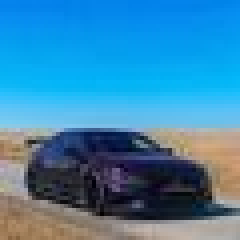
#> input picture Carritos/imagenes_pinterest/Volkswagen Jetta/02cc376505363b460d1b713b0d2cb4ec.jpg, 60 x 60 px, found by its file name (shown 4 times larger); its folder holds only this picture in this run
$ python normalizarImagenes.py
#> lines starting #> are read from the running program, lines starting #| are printed output that depends on the picture
import os
from skimage.io import imread, imsave
from skimage.transform import resize
import numpy as np

def normalize_images(input_folder, output_folder, target_size=(128, 128)):
#> called with target_size = (128, 128)
    if not os.path.exists(output_folder):
        os.makedirs(output_folder)

    # Recorrer las imágenes en la carpeta de entrada
    for filename in os.listdir(input_folder):
        if filename.lower().endswith(('.jpg', '.jpeg', '.png', '.bmp', '.tiff')):
            input_path = os.path.join(input_folder, filename)
            output_path = os.path.join(output_folder, filename)

            try:
                image = imread(input_path)
#> image is the input picture: shape (60, 60, 3); mean R, G, B 60.2, 132.9, 173.7

                if image.ndim < 2:
                    print(f"Imagen no válida (menos de 2D): {filename}")
                    continue

                image_resized = resize(
                    image,
                    target_size,
                    anti_aliasing=True,
                    preserve_range=True
                )
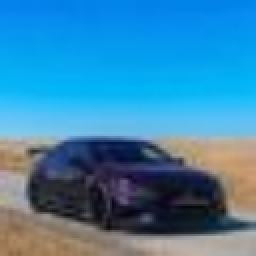
#> image_resized: shape (128, 128, 3) float64 (shown 2 times larger); mean R, G, B 60.2, 132.9, 173.7

                image_resized = np.clip(image_resized, 0, 255).astype(np.uint8)

                imsave(output_path, image_resized)
                print(f"Procesada: {filename} -> Guardada en {output_folder}")
            except Exception as e:
                print(f"Error al procesar {filename}: {e}")

    print(f"Todas las imágenes han sido normalizadas y guardadas en: {output_folder}")


# Ejemplo de uso
input_folder = "C:/Users/roman/Documents/Inteligencia Artificial/Ejercicios/Carritos/imagenes_pinterest/Volkswagen Jetta"
output_folder = "C:/Users/roman/Documents/Inteligencia Artificial/Ejercicios/Carritos/imagenes_pinterest/Volkswagen Jetta N"
normalize_images(input_folder, output_folder)

$ run again, on Carritos/imagenes_pinterest/Volkswagen Jetta/57189eb7ebfe952c1422f06860f802c8.jpg
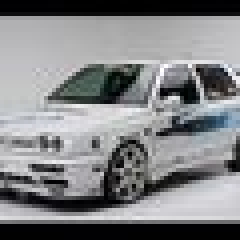
#> input picture Carritos/imagenes_pinterest/Volkswagen Jetta/57189eb7ebfe952c1422f06860f802c8.jpg, 60 x 60 px, found by its file name (shown 4 times larger)
#> in normalize_images, image is the input picture: shape (60, 60, 3); mean R, G, B 129.5, 130.5, 132.5
#> in normalize_images, `image_resized = resize( image, target_size, anti_aliasing=True, preser..`:
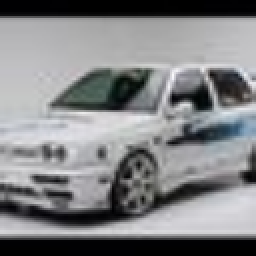
#> image_resized: shape (128, 128, 3) float64 (shown 2 times larger); mean R, G, B 129.4, 130.5, 132.4

$ run again, on Carritos/imagenes_pinterest/Volkswagen Jetta/633df92fd79b944d376d8a36f954d50d.jpg
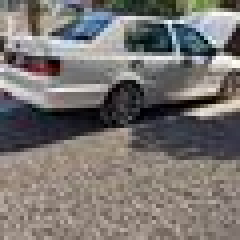
#> input picture Carritos/imagenes_pinterest/Volkswagen Jetta/633df92fd79b944d376d8a36f954d50d.jpg, 60 x 60 px, found by its file name (shown 4 times larger)
#> in normalize_images, image is the input picture: shape (60, 60, 3); mean R, G, B 120.8, 116.3, 113.3
#> in normalize_images, `image_resized = resize( image, target_size, anti_aliasing=True, preser..`:
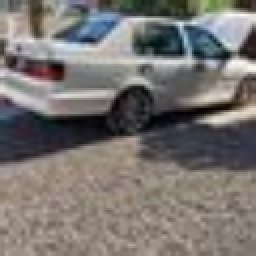
#> image_resized: shape (128, 128, 3) float64 (shown 2 times larger); mean R, G, B 120.8, 116.3, 113.4
